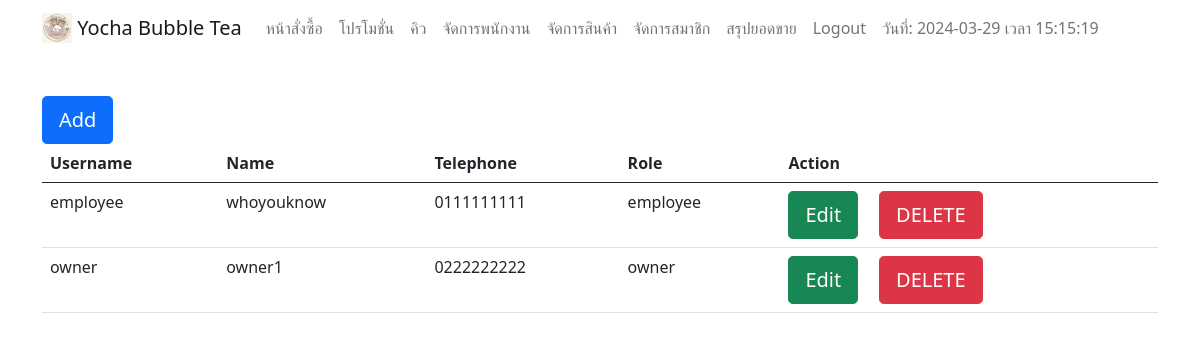
The page /owner/manage_employee.php (signed in) on the database its author committed.
### tables this page shows
CREATE TABLE `employees` (
  `employee_id` int(11) NOT NULL,
  `username` varchar(30) NOT NULL,
  `password` varchar(30) NOT NULL,
  `name` varchar(50) NOT NULL,
  `address` varchar(200) NOT NULL,
  `telephone` varchar(15) NOT NULL,
  `line_id` varchar(50) NOT NULL,
  `code_employee` varchar(15) NOT NULL,
  `status` varchar(20) NOT NULL
);

### owner/manage_employee.php (the view, shortened to what this page needs)
<?php
include("navbar_owner.php");
include ("../connection.php");
$sql = "SELECT * FROM employees";
$result = $conn->query($sql);
if ($result->num_rows > 0) {
    echo "<div class='container'>";
    echo "<br>";
    echo "<a href='add_employee.php'><button type='button'  class='btn btn-primary btn-lg'>Add</button> </a>";
    echo "<div class='table-responsive'>";
    echo "<table class='table '>";
    echo "<thead><tr><th>Username</th><th>Name</th><th>Telephone</th><th>Role</th><th>Action</th></tr></thead>";
    echo "<tbody>";
    while($row = $result->fetch_assoc()) {
        echo "<tr><td>".$row["username"]."</td><td>".$row["name"]."</td><td>".$row["telephone"]."</td><td>".$row["status"]."</td>
        <td>
        <a href='edit_employee.php?id=".$row["employee_id"]."'><button type='button'  class='btn btn-success btn-lg'>Edit</button></a>
        &nbsp;&nbsp;&nbsp;
        <a onclick='return confirmDelete();' href='delete_employee.php?id=".$row["employee_id"]."'><button type='button' class='btn btn-danger btn-lg'>DELETE</button></a></td></tr>";
    }
    echo "</tbody>";
    echo "</table>";
    echo "</div>";
    echo "</div>";
} else {
    echo "0 results";
}
?>

### rows shown on the page
employees: username "employee", name "whoyouknow", telephone "0111111111", status "employee"
employees: username "owner", name "owner1", telephone "0222222222", status "owner"
